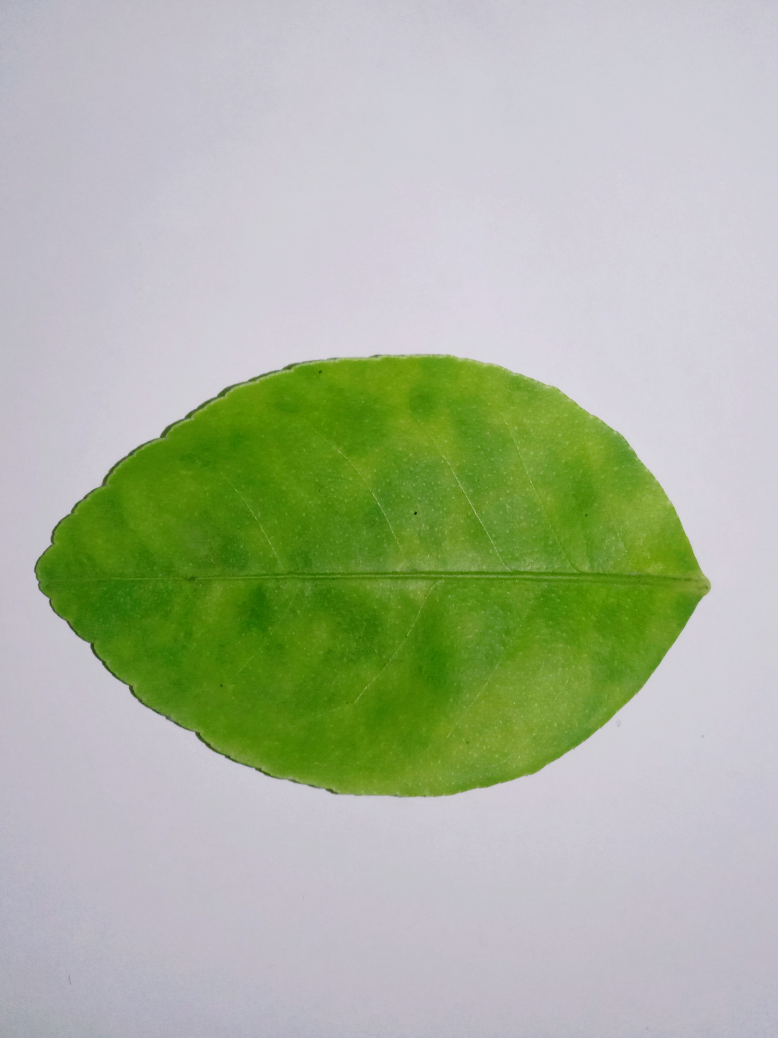
#> input picture images/daun_jeruk_nipis/055.jpg, 2332 x 3112 px, found by its file name (shown at 1/3 size)
$ jupyter execute masking.ipynb   (shell and % lines are left out)
#> lines starting #> are read from the running program, lines starting #| are printed output that depends on the picture; after the words box and inside, x2 and y2 are one past the last pixel; in counts of white or black regions, pixels touching at a corner belong together
<a href="https://colab.research.google.com/github/YobaGabus/computer-vision/blob/main/image_fundamental/masking.ipynb" target="_parent"></a>

[cell 1]
# import the necessary packages
from matplotlib import pyplot as plt
import numpy as np
import argparse
import cv2

[cell 2]
def plt_imshow(title, image):
	# convert the image frame BGR to RGB color space and display it
	image = cv2.cvtColor(image, cv2.COLOR_BGR2RGB)
	plt.imshow(image)
	plt.title(title)
	plt.grid(False)
	plt.show()

[cell 3]
# since we are using Jupyter Notebooks we can replace our argument
# parsing code with *hard coded* arguments and values
args = {
	"image": "055.jpg"
}

[cell 4]
# load the original input image and display it to our screen
image = cv2.imread(args["image"])
#> image is the input picture: shape (3112, 2332, 3); mean B, G, R 158.1, 181.8, 171
plt_imshow("Original", image)

# a mask is the same size as our image, but has only two pixel
# values, 0 and 255 -- pixels with a value of 0 (background) are
# ignored in the original image while mask pixels with a value of
# 255 (foreground) are allowed to be kept
mask = np.zeros(image.shape[:2], dtype="uint8")
cv2.rectangle(mask, (200,3000 ), (900, 2000), 255, -1)
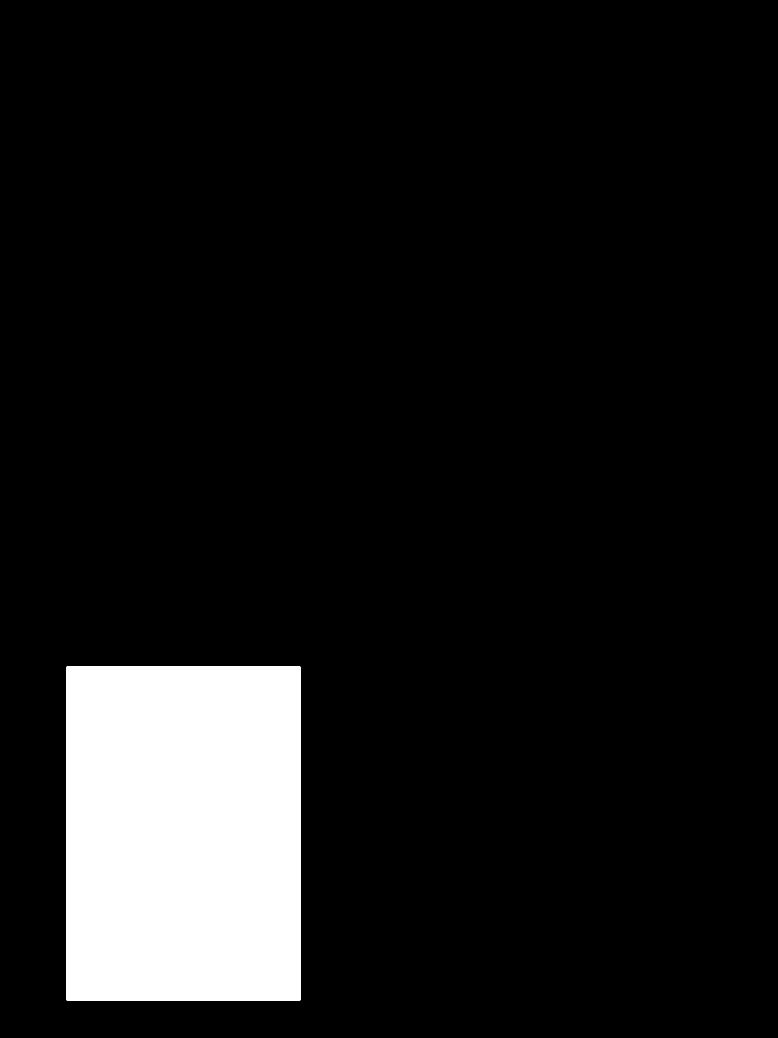
#> mask: shape (3112, 2332) (shown at 1/3 size); 9.7% white; 1 white region, box (x1, y1, x2, y2) and area: (200, 2000, 901, 3001) 701701
plt_imshow("Rectangular Mask", mask)

# apply our mask -- notice how only the person in the image is
# cropped out
masked = cv2.bitwise_and(image, image, mask=mask)
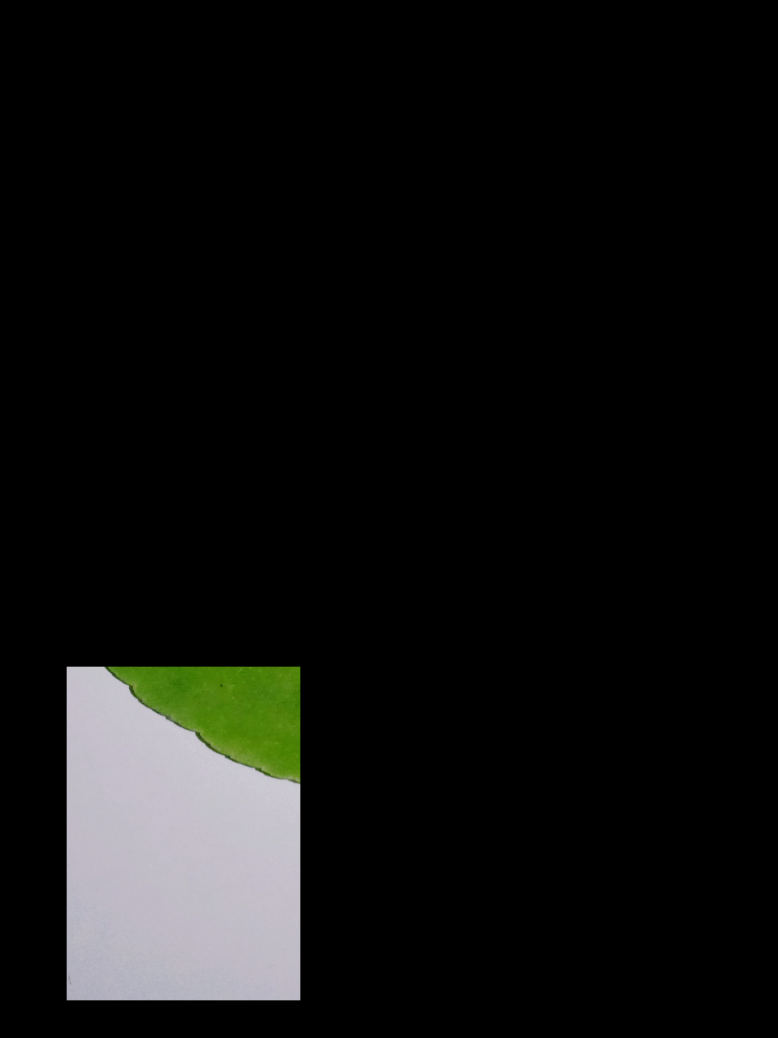
#> masked: shape (3112, 2332, 3) (shown at 1/3 size); mean B, G, R 16.2, 17.3, 16.7
plt_imshow("Mask Applied to Image", masked)

[cell 5]
# now, let's make a circular mask with a radius of 100 pixels and
# apply the mask again
mask = np.zeros(image.shape[:2], dtype="uint8")
cv2.circle(mask, (1500, 2000), 100, 255, -1)
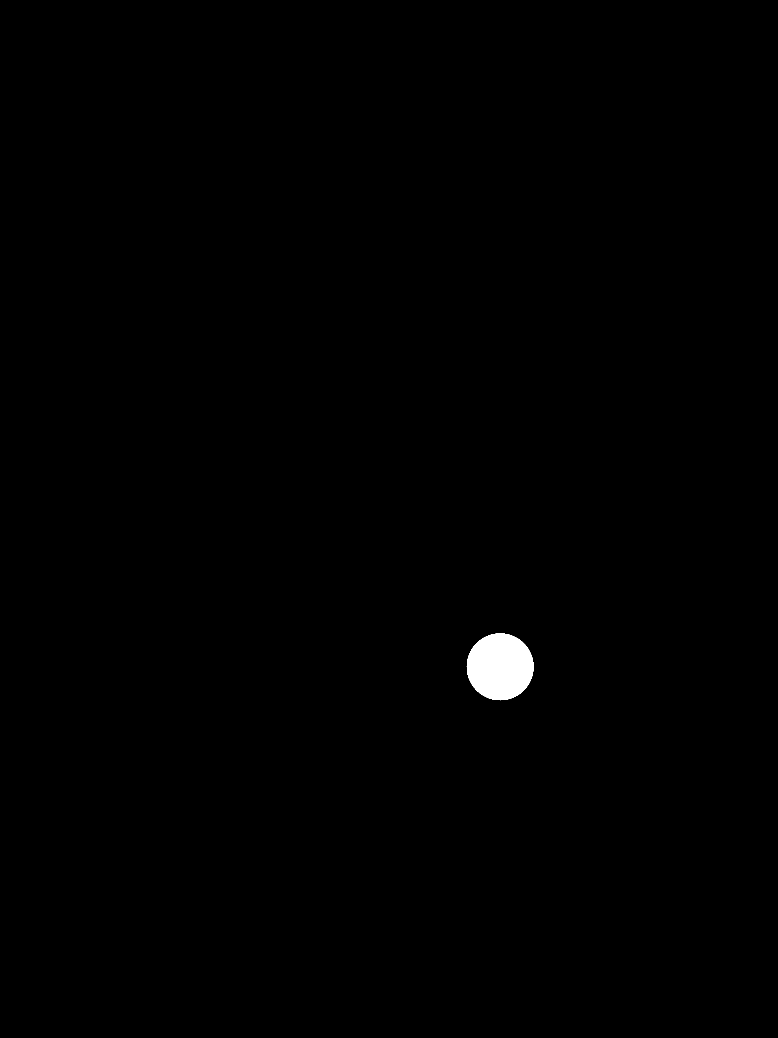
#> mask: shape (3112, 2332) (shown at 1/3 size); 0.43% white; 1 white region, box (x1, y1, x2, y2) and area: (1400, 1900, 1601, 2101) 31417
masked = cv2.bitwise_and(image, image, mask=mask)

# show the output images
plt_imshow("Circular Mask", mask)
plt_imshow("Mask Applied to Image", masked)

$ run again, with images/daun_jeruk_nipis/001.jpg copied over images/daun_jeruk_nipis/055.jpg
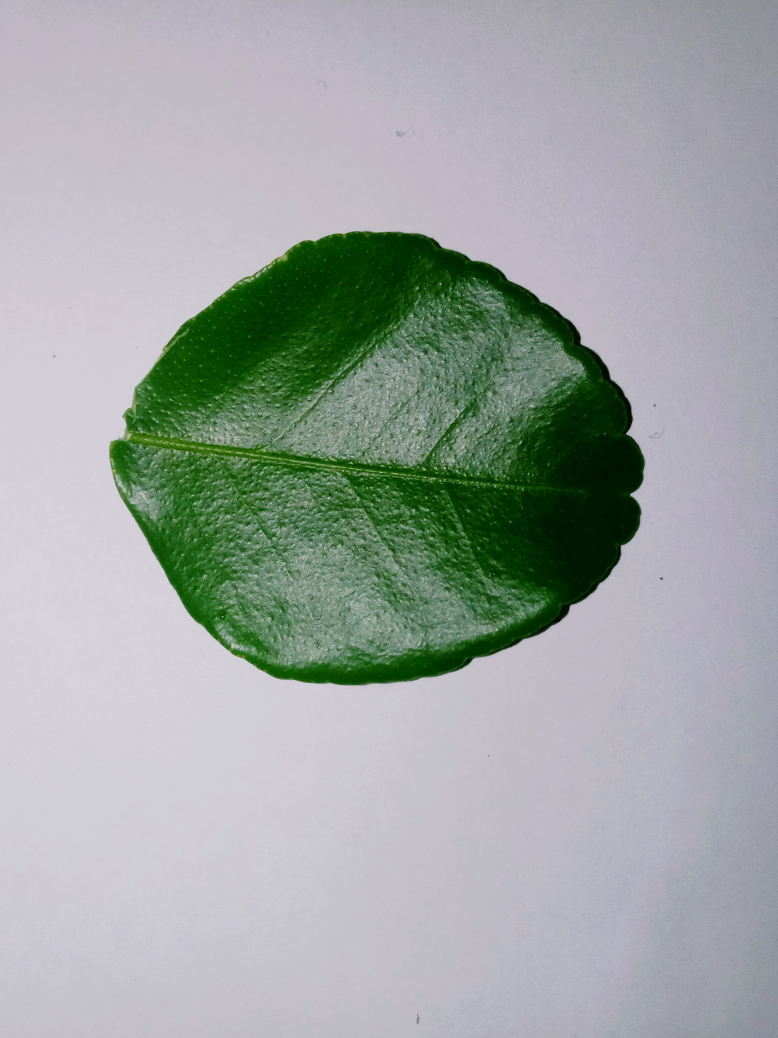
#> input picture images/daun_jeruk_nipis/001.jpg, 2332 x 3112 px, found by its file name (shown at 1/3 size)
#> image is the input picture: shape (3112, 2332, 3); mean B, G, R 164.2, 166.3, 159.2
#> image: shape (3112, 2332, 3); 9.7% white; 1 white region, box (x1, y1, x2, y2) and area: (200, 2000, 901, 3001) 701701
#> `masked = cv2.bitwise_and(image, image, mask=mask)`:
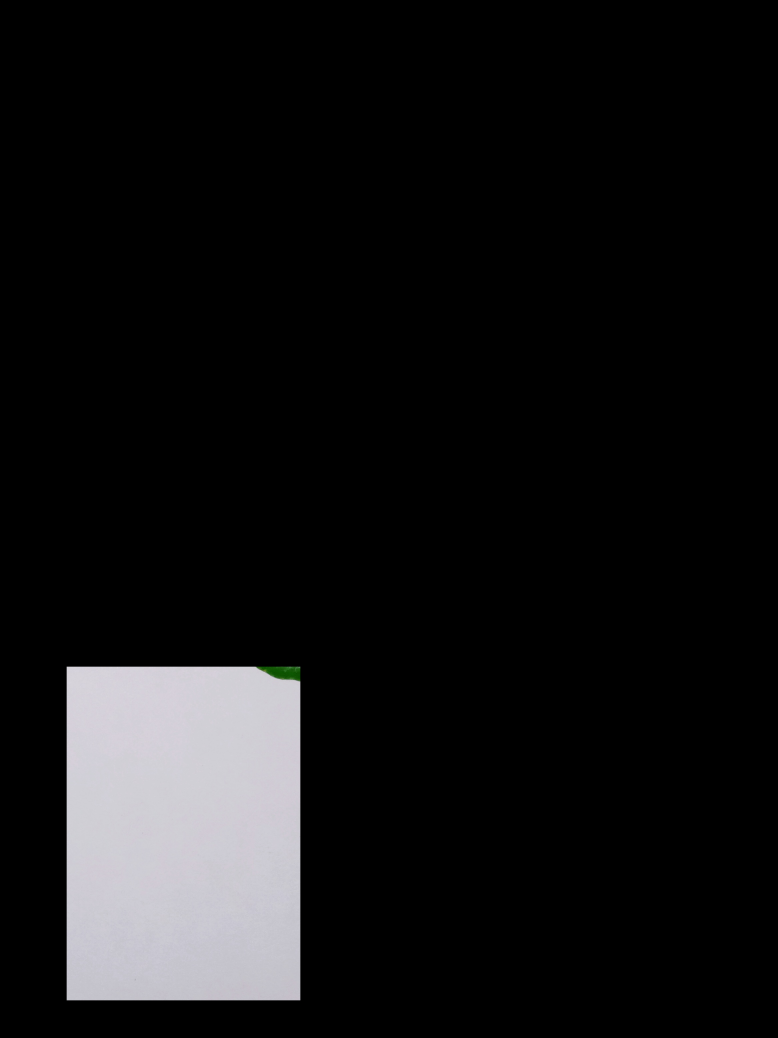
#> masked: shape (3112, 2332, 3) (shown at 1/3 size); mean B, G, R 20.3, 19.6, 19.8
#> image: shape (3112, 2332, 3); 0.43% white; 1 white region, box (x1, y1, x2, y2) and area: (1400, 1900, 1601, 2101) 31417

$ run again, with images/daun_jeruk_nipis/002.jpg copied over images/daun_jeruk_nipis/055.jpg
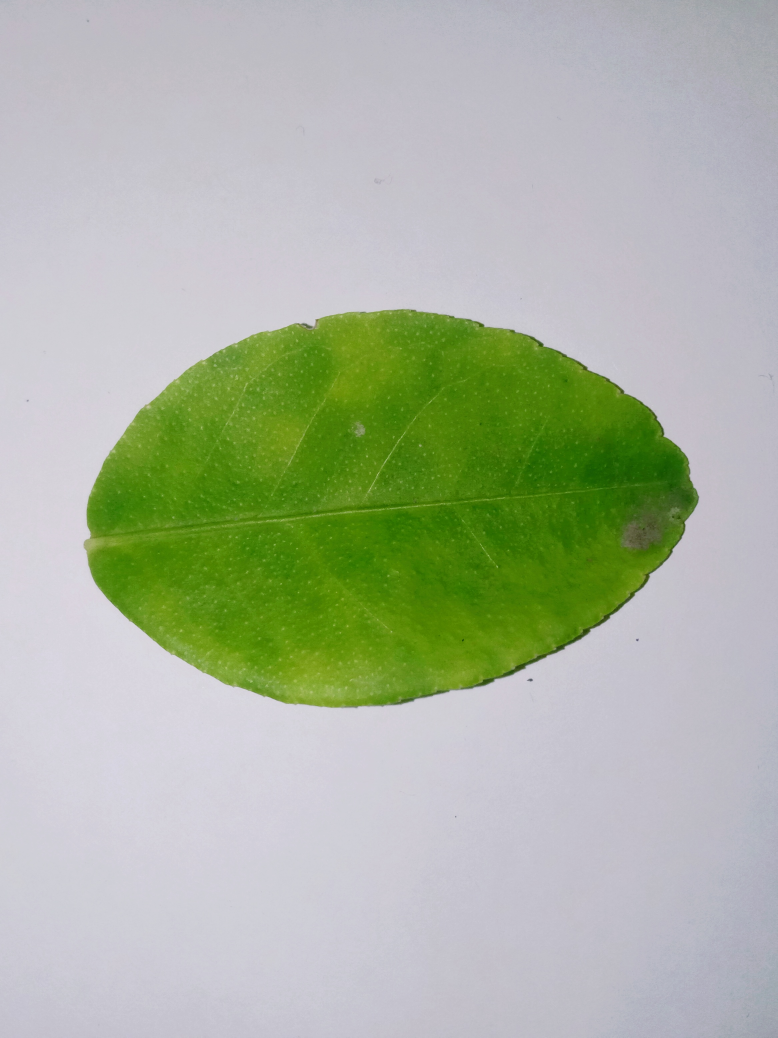
#> input picture images/daun_jeruk_nipis/002.jpg, 2332 x 3112 px, found by its file name (shown at 1/3 size)
#> image is the input picture: shape (3112, 2332, 3); mean B, G, R 162.2, 181.7, 171.8
#> image: shape (3112, 2332, 3); 9.7% white; 1 white region, box (x1, y1, x2, y2) and area: (200, 2000, 901, 3001) 701701
#> `masked = cv2.bitwise_and(image, image, mask=mask)`:
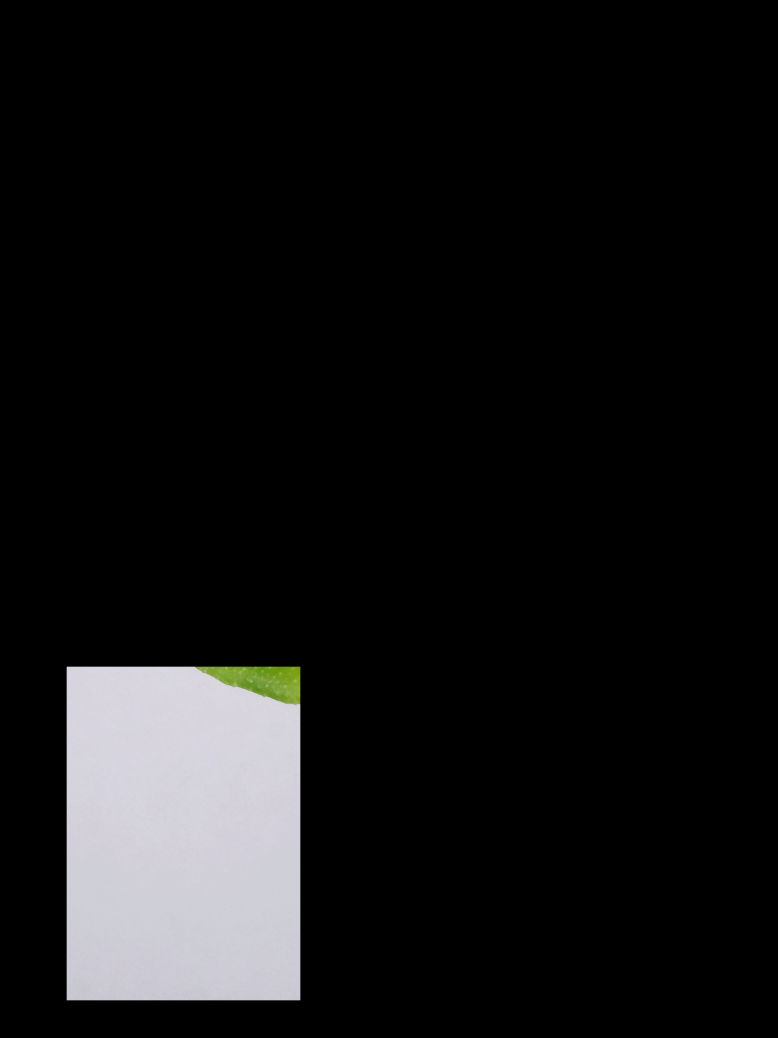
#> masked: shape (3112, 2332, 3) (shown at 1/3 size); mean B, G, R 20.5, 20, 20
#> image: shape (3112, 2332, 3); 0.43% white; 1 white region, box (x1, y1, x2, y2) and area: (1400, 1900, 1601, 2101) 31417

$ run again, with images/daun_jeruk_nipis/003.jpg copied over images/daun_jeruk_nipis/055.jpg
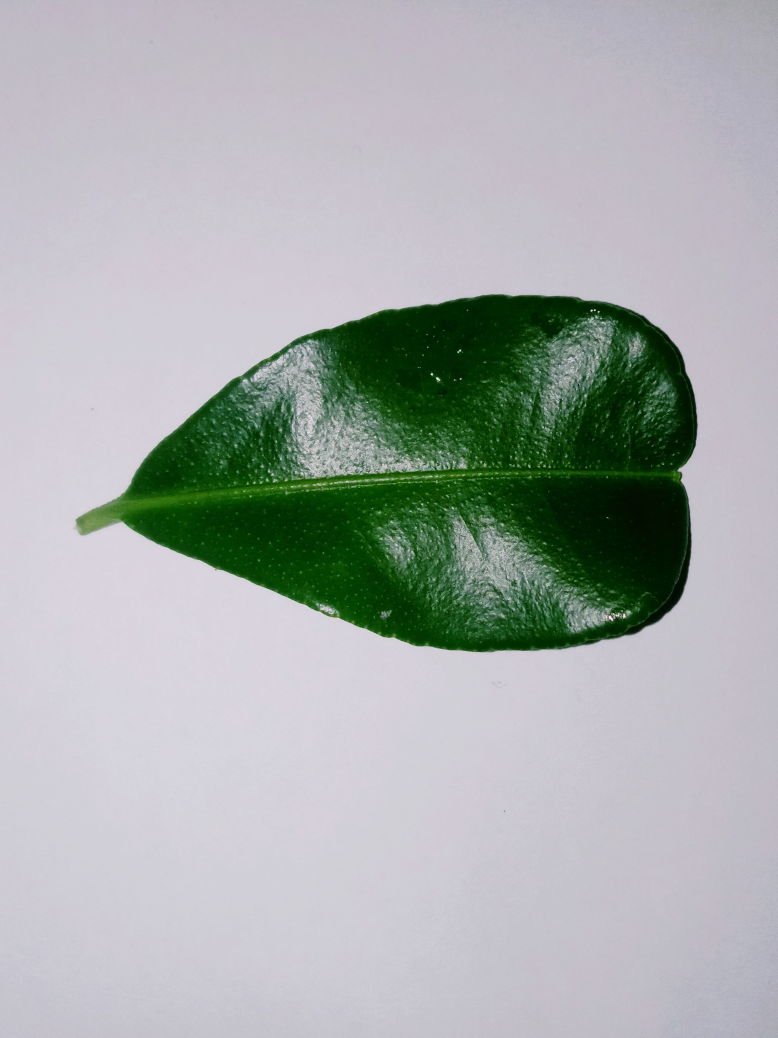
#> input picture images/daun_jeruk_nipis/003.jpg, 2332 x 3112 px, found by its file name (shown at 1/3 size)
#> image is the input picture: shape (3112, 2332, 3); mean B, G, R 172.9, 174.1, 168.6
#> image: shape (3112, 2332, 3); 9.7% white; 1 white region, box (x1, y1, x2, y2) and area: (200, 2000, 901, 3001) 701701
#> `masked = cv2.bitwise_and(image, image, mask=mask)`:
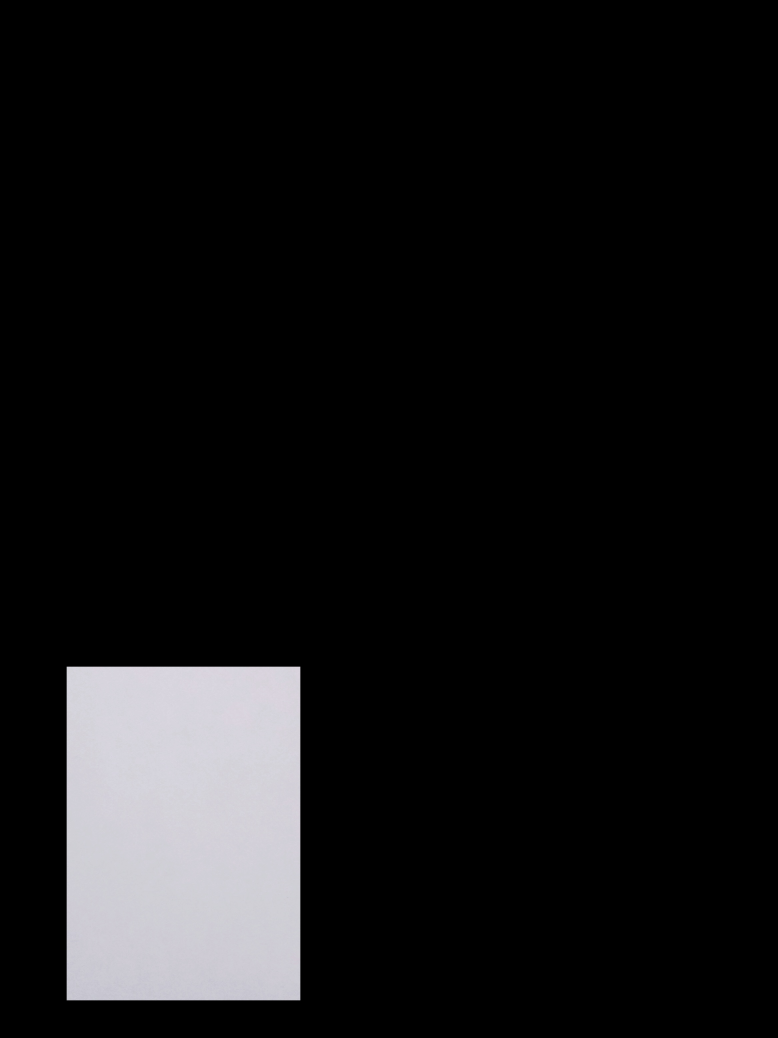
#> masked: shape (3112, 2332, 3) (shown at 1/3 size); mean B, G, R 20.9, 20.1, 20.3
#> image: shape (3112, 2332, 3); 0.43% white; 1 white region, box (x1, y1, x2, y2) and area: (1400, 1900, 1601, 2101) 31417
